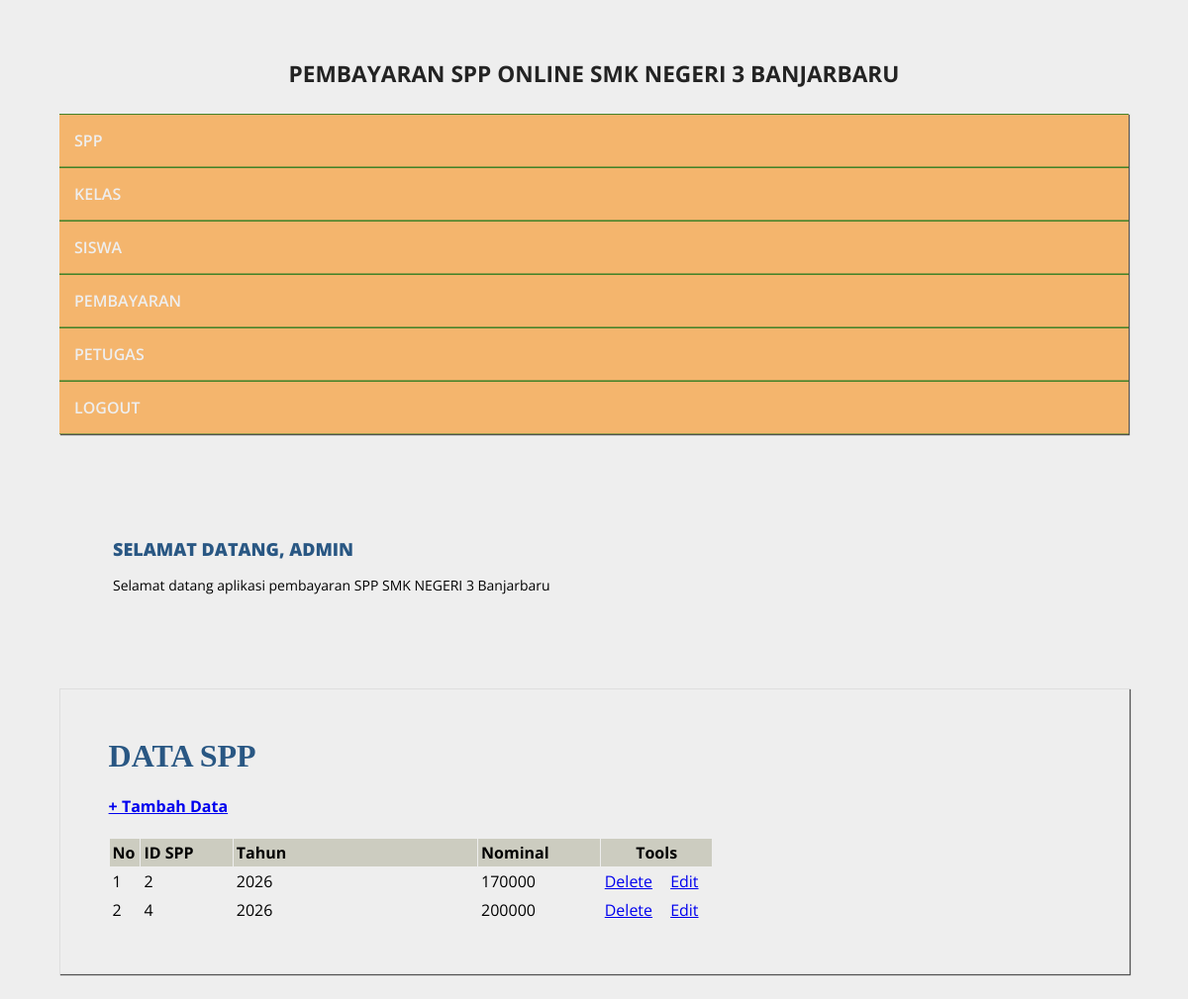
The page /admin/halaman_admin.php?open=data_spp (signed in) on the database its author committed.
### tables this page shows
CREATE TABLE `spp` (
  `id_spp` varchar(5) NOT NULL,
  `tahun` int(4) NOT NULL,
  `nominal` int(10) NOT NULL
);

### admin/data_spp.php (the view)
<?php
include_once "../src/koneksi.php";
?>
<h1 ><b>DATA SPP </b></h1>
<h4 > <a href="?open=tambah_spp">+ Tambah Data</a> </h3>
<table cellspacing="1" cellpadding="3">
    <tr>
        <td width="5%" bgcolor="#CCCCC"><b>No</b></td>
        <td width="15%" bgcolor="#CCCCC"><b>ID SPP</b></td>
        <td width="40%" bgcolor="#CCCCC"><b>Tahun</b></td>
        <td width="20%" bgcolor="#CCCCC"><b>Nominal</b></td>
        <td colspan="2" align="center" bgcolor="#CCCCC"><b>Tools</b></td>
    </tr>
    <?php
    $sql = mysqli_query($koneksi, "SELECT * FROM spp ORDER BY id_spp ASC");
    $nomor = 0;
    while ($data = mysqli_fetch_array($sql)) {
        $nomor++;
    ?>
    <tr>
        <td> <?php echo $nomor; ?> </td>
        <td> <?php echo $data['id_spp']; ?> </td>
        <td> <?php echo $data['tahun']; ?> </td>
        <td> <?php echo $data['nominal']; ?> </td>
        <td width="9%" align="center"><a href="?open=hapus_spp&id_spp=<?php echo $data['id_spp']; ?>"
        target="_self" onclick="return confirm('YAKIN INGIN MENGHAPUS DATA SPP INI ...?')"> Delete</a></td>
        <td width="9%" align="center"><a href="?open=edit_spp&id_spp=<?php echo $data['id_spp']; ?>"
        target="_self"> Edit</a></td>
</tr>
<?php } ?>
</table>

### src/style.css (style rules this page uses)
body { background: #eee; margin:0; font-family: 'Open Sans', sans-serif; }
.conteudo h1 { padding: 0; margin:0 0 15px; font-weight: normal; color: #295783; font-family: Georgia; }

### rows shown on the page
spp: id_spp "2", tahun "2026", nominal "170000"
spp: id_spp "4", tahun "2026", nominal "200000"

### other values the page prints
$_SESSION['username'] "ADMIN"
